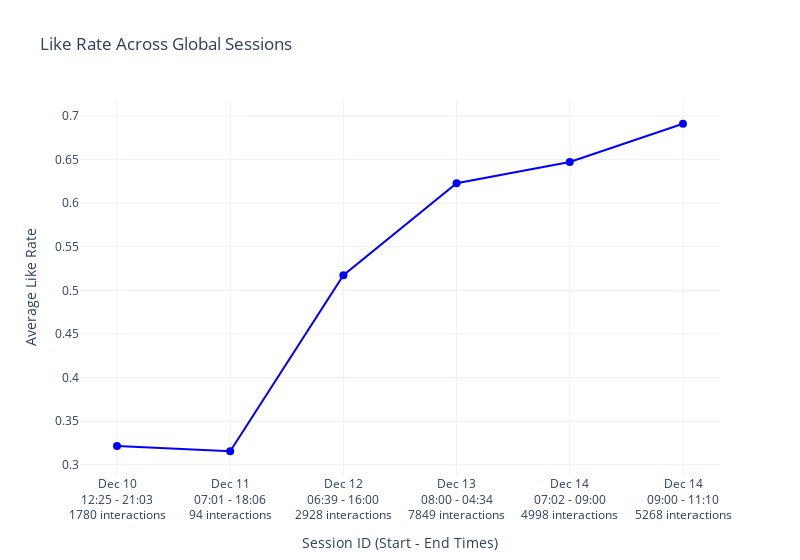

The notebook cell saved with this chart:
### Markdown cell above
### Like-rate graph without easter-eggs interactions (we cleared easter-eggs from interactions)

### Code cell
# Example usage
plot_global_like_rate(
    no_eggs_filepath,
    delta=6 * 60 * 60,
    manual_timestamps=[
        "2024-12-14T7:00:00",  # boot with LLM2 + TopPop ...
        "2024-12-14T9:00:34",  # boot with LLM2 + TopPop + dislikes + ...
    ],
)

### Figure 1 — Plotly figure (JSON) as saved in the notebook; plotly's stock layout.template omitted (floating-point values rounded to 4 significant figures)
{"data": [{"line": {"color": "blue", "width": 2}, "marker": {"color": "blue", "size": 8}, "mode": "lines+markers", "name": "Global Like Rate (delta=6h)", "type": "scatter", "x": [1, 2, 3, 4, 5, 6], "y": [0.3214, 0.3155, 0.5173, 0.6228, 0.6472, 0.691]}], "layout": {"font": {"size": 12}, "legend": {"title": {"text": "Legend"}}, "title": {"text": "Like Rate Across Global Sessions"}, "width": 800, "xaxis": {"tickmode": "array", "ticktext": ["Dec 10<br>12:25 - 21:03<br>1780 interactions", "Dec 11<br>07:01 - 18:06<br>94 interactions", "Dec 12<br>06:39 - 16:00<br>2928 interactions", "Dec 13<br>08:00 - 04:34<br>7849 interactions", "Dec 14<br>07:02 - 09:00<br>4998 interactions", "Dec 14<br>09:00 - 11:10<br>5268 interactions"], "tickvals": [1, 2, 3, 4, 5, 6], "title": {"text": "Session ID (Start - End Times)"}}, "yaxis": {"title": {"text": "Average Like Rate"}}}}
